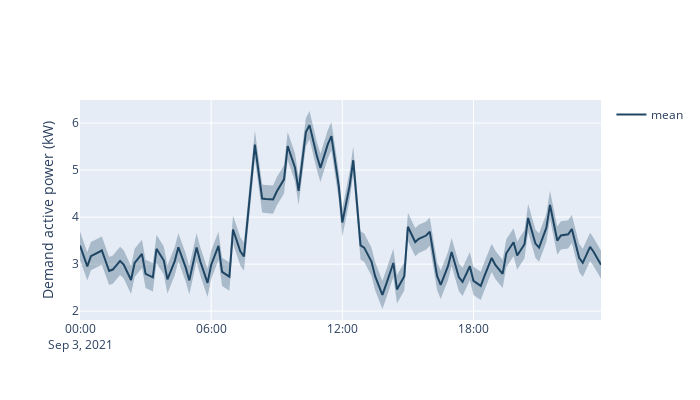
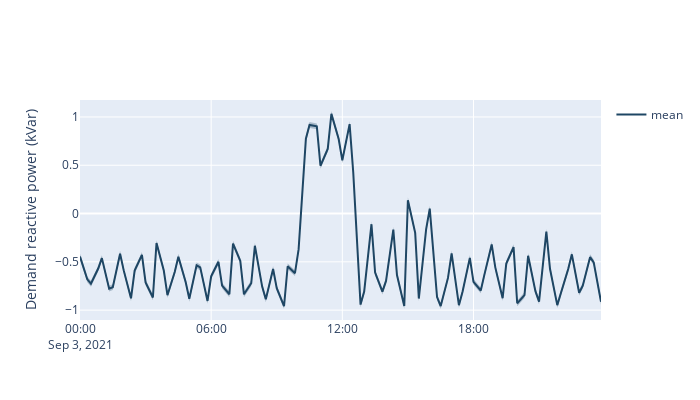
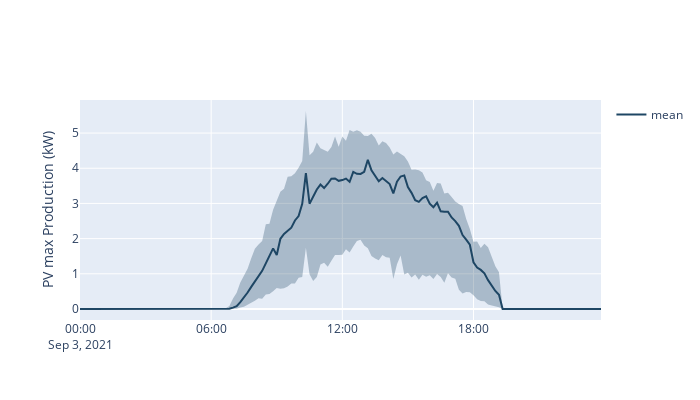
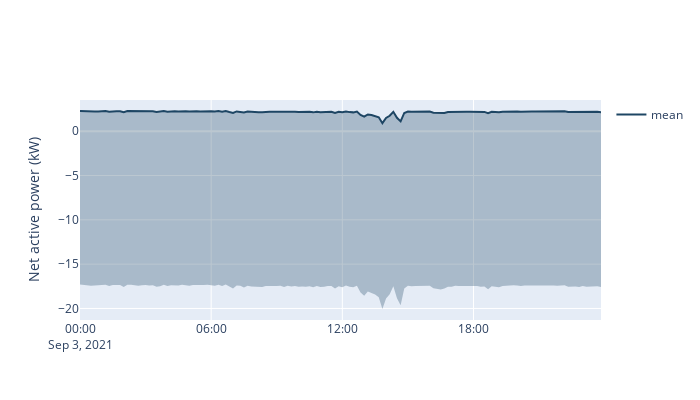

The cell these charts' notebook holds for them, in order:
### Code cell
date_sp = datetime.now()
if day > 0:
    date_sp = date_sp.replace(day = day)
    date_sp = date_sp.replace(month = month)
date_str = str(date_sp.year) + str(date_sp.month) + str(date_sp.day)
try:
    file_to_read = open(dir_path + r'/Result/for' + date_str + '.pickle', 'rb')
    grid_inp = pickle.load(file_to_read)
    V_mag = pickle.load(file_to_read)
    result_p_pv = pickle.load(file_to_read)
    result_p_dm = pickle.load(file_to_read)
    result_q_dm = pickle.load(file_to_read)
    result_SOC = pickle.load(file_to_read)
    result_price = pickle.load(file_to_read)
    robust_par = pickle.load(file_to_read)
    file_to_read.close()
except:
    result_p_pv = np.empty((3,144))
    result_p_dm = np.empty((3,144))
    result_q_dm = np.empty((3,144))
    result_SOC = np.empty((3,1))
    result_p_pv[:] = np.NaN
    result_p_dm[:] = np.NaN
    result_q_dm[:] = np.NaN
    result_SOC[:] = np.NaN
try:
    file_to_read = open(dir_path + r'/Result/res' + date_str + '.pickle', 'rb')
    P_SC = pickle.load(file_to_read)
    Q_SC = pickle.load(file_to_read)
    RPP_SC = pickle.load(file_to_read)
    RPN_SC = pickle.load(file_to_read)
    RQP_SC = pickle.load(file_to_read)
    RQN_SC = pickle.load(file_to_read)
    SOC_dersired = (np.array(pickle.load(file_to_read)) * 100 / 64).tolist()
    prices_vec = pickle.load(file_to_read)
    file_to_read.close()
except:
    P_SC = np.empty((1,144))
    Q_SC = np.empty((1,144))
    RPP_SC = np.empty((1,144))
    RPN_SC = np.empty((1,144))
    RQP_SC = np.empty((1,144))
    RQN_SC = np.empty((1,144))
    SOC_dersired = np.empty((1,144))
    P_SC[:] = np.NaN
    Q_SC[:] = np.NaN
    RPP_SC[:] = np.NaN
    RPN_SC[:] = np.NaN
    RQP_SC[:] = np.NaN
    RQN_SC[:] = np.NaN
    SOC_dersired[:] = np.NaN


colnames=['0', 'running_time', 'date', 'pvmax_lag', 'irr_lag', 'pdem_lag', 'qdem_lag',
          'pvmax_for', 'irr_for', 'pdem_for', 'qdem_for', 'pv_sim', 'fp_sim', 'fq_sim',
          'pv_real', 'pv_q_real', 'SOC_real', 'fp_real', 'fq_real', 'asked_P', 'asked_Q']
data_rt = pd.read_csv(dir_path + r'/Result/realtime_data.csv', names=colnames, header=None)
data_rt['date'] = pd.to_datetime(data_rt['date'])
data_rt = data_rt[data_rt['date'] >= str(date_sp.year) + '-' + str(date_sp.month) + '-' + str(date_sp.day)]
data_rt = data_rt[data_rt['date'] < str(date_sp.year) + '-' + str(date_sp.month) + '-' + str(date_sp.day + 1)]

x = pd.date_range(pd.Timestamp(date_sp).floor(freq ='D'), periods=144, freq='10min')

date = data_rt['date']
pvmax_lag = data_rt['pvmax_lag'].values
irr_lag = data_rt['irr_lag'].values
pdem_lag = data_rt['pdem_lag'].values
qdem_lag = data_rt['qdem_lag'].values
pvmax_for = data_rt['pvmax_for'].values
irr_for = data_rt['irr_for'].values
pdem_for = data_rt['pdem_for'].values
qdem_for = data_rt['qdem_for'].values
pv_sim = data_rt['pv_sim'].values
fp_sim = - data_rt['fp_sim'].values
fq_sim = - data_rt['fq_sim'].values
pv_real = data_rt['pv_real'].values
pv_q_real = data_rt['pv_q_real'].values
SOC_real = data_rt['SOC_real'].values
fp_real = data_rt['fp_real'].values
fq_real = data_rt['fq_real'].values
asked_P = data_rt['asked_P'].values
asked_Q = data_rt['asked_Q'].values

if mode == 'sim':
    figuring(x, result_p_dm, 'Demand active power (kW)', date, pdem_lag, pdem_for, [])
    figuring(x, result_q_dm, 'Demand reactive power (kVar)', date, qdem_lag, qdem_for, [])
    figuring(x, result_p_pv, 'PV max Production (kW)', date, pvmax_lag, pvmax_for, pv_sim)
    figuring(x, np.array([P_SC, RPP_SC, RPN_SC]), 'Net active power (kW)', date, [], asked_P, fp_sim)
    figuring(x, np.array([Q_SC, RQP_SC, RQN_SC]), 'Net reactive power (kVar)', date, [], asked_Q, fq_sim)
elif mode == 'lab':
    figuring(x, result_p_dm, 'Active power (kW)', date, pdem_lag, pdem_for, [])
    figuring(x, result_q_dm, 'Reactive power (kVar)', date, qdem_lag, qdem_for, [])
    figuring(x, result_p_pv, 'PV max Production (kW)', date, pvmax_lag, pvmax_for, pv_real) 
    figuring(x, np.array([P_SC, RPP_SC, RPN_SC]), 'Net active power (kW)', date, [], asked_P, fp_real)
    figuring(x, np.array([Q_SC, RQP_SC, RQN_SC]), 'Net reactive power (kVar)', date, [], asked_Q, fq_real)
figuring(x, np.array([SOC_dersired, [result_SOC[1]*result_SOC[0]] * 144, [result_SOC[2]*result_SOC[0]] * 144]), 'State of Charge (%)', date, [], [], SOC_real)

### Figure 1 — Plotly figure (JSON) as saved in the notebook; plotly's stock layout.template omitted (floating-point values rounded to 4 significant figures; data arrays with more than 128 entries replaced by an {"elided": "..."} marker saying what was removed)
{"data": [{"line": {"width": 0}, "marker": {"color": "rgba(30, 70, 100, 0.3)"}, "mode": "lines", "name": "Upper Bound", "showlegend": false, "type": "scatter", "x": {"elided": "144 str values"}, "y": {"elided": "144 float values"}}, {"fill": "tonexty", "fillcolor": "rgba(30, 70, 100, 0.3)", "line": {"width": 0}, "marker": {"color": "#444"}, "mode": "lines", "name": "Lower Bound", "showlegend": false, "type": "scatter", "x": {"elided": "144 str values"}, "y": {"elided": "144 float values"}}, {"line": {"color": "rgb(30, 70, 100)"}, "mode": "lines", "name": "mean", "type": "scatter", "x": {"elided": "144 str values"}, "y": {"elided": "144 float values"}}, {"mode": "markers", "name": "realized", "type": "scatter", "x": [], "y": []}, {"mode": "markers", "name": "forecast", "type": "scatter", "x": [], "y": []}, {"mode": "markers", "name": "implemented", "type": "scatter", "x": [], "y": []}], "layout": {"height": 400, "hovermode": "x", "width": 700, "yaxis": {"title": {"text": "Demand active power (kW)"}}}}

### Figure 2 — Plotly figure (JSON) as saved in the notebook; plotly's stock layout.template omitted (floating-point values rounded to 4 significant figures; data arrays with more than 128 entries replaced by an {"elided": "..."} marker saying what was removed)
{"data": [{"line": {"width": 0}, "marker": {"color": "rgba(30, 70, 100, 0.3)"}, "mode": "lines", "name": "Upper Bound", "showlegend": false, "type": "scatter", "x": {"elided": "144 str values"}, "y": {"elided": "144 float values"}}, {"fill": "tonexty", "fillcolor": "rgba(30, 70, 100, 0.3)", "line": {"width": 0}, "marker": {"color": "#444"}, "mode": "lines", "name": "Lower Bound", "showlegend": false, "type": "scatter", "x": {"elided": "144 str values"}, "y": {"elided": "144 float values"}}, {"line": {"color": "rgb(30, 70, 100)"}, "mode": "lines", "name": "mean", "type": "scatter", "x": {"elided": "144 str values"}, "y": {"elided": "144 float values"}}, {"mode": "markers", "name": "realized", "type": "scatter", "x": [], "y": []}, {"mode": "markers", "name": "forecast", "type": "scatter", "x": [], "y": []}, {"mode": "markers", "name": "implemented", "type": "scatter", "x": [], "y": []}], "layout": {"height": 400, "hovermode": "x", "width": 700, "yaxis": {"title": {"text": "Demand reactive power (kVar)"}}}}

### Figure 3 — Plotly figure (JSON) as saved in the notebook; plotly's stock layout.template omitted (floating-point values rounded to 4 significant figures; data arrays with more than 128 entries replaced by an {"elided": "..."} marker saying what was removed)
{"data": [{"line": {"width": 0}, "marker": {"color": "rgba(30, 70, 100, 0.3)"}, "mode": "lines", "name": "Upper Bound", "showlegend": false, "type": "scatter", "x": {"elided": "144 str values"}, "y": {"elided": "144 float values"}}, {"fill": "tonexty", "fillcolor": "rgba(30, 70, 100, 0.3)", "line": {"width": 0}, "marker": {"color": "#444"}, "mode": "lines", "name": "Lower Bound", "showlegend": false, "type": "scatter", "x": {"elided": "144 str values"}, "y": {"elided": "144 float values"}}, {"line": {"color": "rgb(30, 70, 100)"}, "mode": "lines", "name": "mean", "type": "scatter", "x": {"elided": "144 str values"}, "y": {"elided": "144 float values"}}, {"mode": "markers", "name": "realized", "type": "scatter", "x": [], "y": []}, {"mode": "markers", "name": "forecast", "type": "scatter", "x": [], "y": []}, {"mode": "markers", "name": "implemented", "type": "scatter", "x": [], "y": []}], "layout": {"height": 400, "hovermode": "x", "width": 700, "yaxis": {"title": {"text": "PV max Production (kW)"}}}}

### Figure 4 — Plotly figure (JSON) as saved in the notebook; plotly's stock layout.template omitted (floating-point values rounded to 4 significant figures; data arrays with more than 128 entries replaced by an {"elided": "..."} marker saying what was removed)
{"data": [{"line": {"width": 0}, "marker": {"color": "rgba(30, 70, 100, 0.3)"}, "mode": "lines", "name": "Upper Bound", "showlegend": false, "type": "scatter", "x": {"elided": "144 str values"}, "y": {"elided": "144 float values"}}, {"fill": "tonexty", "fillcolor": "rgba(30, 70, 100, 0.3)", "line": {"width": 0}, "marker": {"color": "#444"}, "mode": "lines", "name": "Lower Bound", "showlegend": false, "type": "scatter", "x": {"elided": "144 str values"}, "y": {"elided": "144 float values"}}, {"line": {"color": "rgb(30, 70, 100)"}, "mode": "lines", "name": "mean", "type": "scatter", "x": {"elided": "144 str values"}, "y": {"elided": "144 float values"}}, {"mode": "markers", "name": "realized", "type": "scatter", "x": [], "y": []}, {"mode": "markers", "name": "forecast", "type": "scatter", "x": [], "y": []}, {"mode": "markers", "name": "implemented", "type": "scatter", "x": [], "y": []}], "layout": {"height": 400, "hovermode": "x", "width": 700, "yaxis": {"title": {"text": "Net active power (kW)"}}}}
